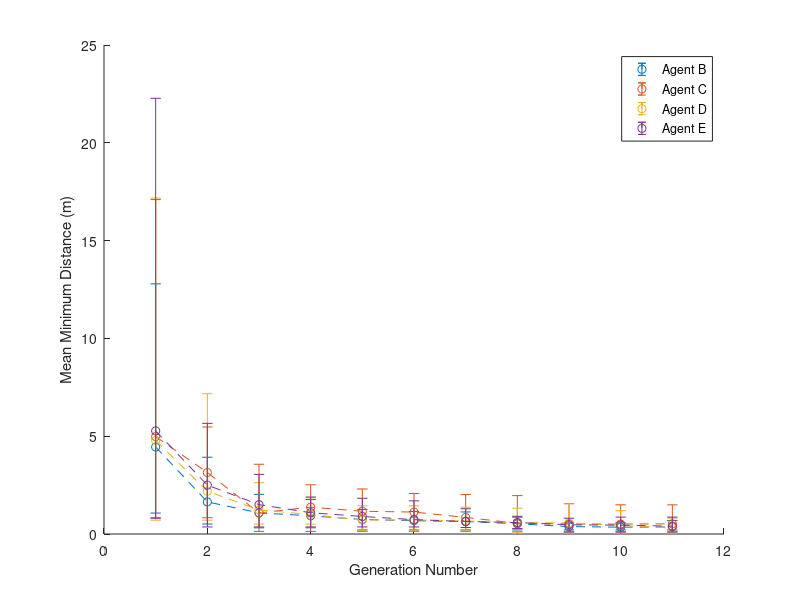

The MATLAB source for this figure:
clc
clear all
close all

x = 1:1:11;

Bgen1  = [10.8652969472 5.32130824359 4.14229003472 12.7891071381 3.92490614021 1.809127975 2.38484149282 1.3974928553 1.25662901724 1.51045202851 10.870810378 2.02680052371 3.09726585296 1.0703124193 4.25356668761];
Bgen2  = [0.5105164019 0.706618837322 0.828966306862 0.928619456236 1.0703124193 1.25199274359 1.25662901724 1.80935486682 3.09726585296 3.92490614021 2.38484149282 1.3974928553 2.02680052371 1.809127975 1.61968615327];
Bgen3  = [0.31558362821 0.5105164019 0.556666624126 0.628338230343 0.706618837322 0.798144235451 0.828966306862 1.05868480012 1.809127975 1.61968615327 1.25199274359 1.0703124193 1.7647443215 2.02680052371 1.25662901724];
Bgen4  = [0.31558362821 0.5105164019 0.556666624126 0.628338230343 0.628338230343 0.706618837322 0.746208318954 1.0703124193 1.61968615327 0.823601874062 1.35987630698 1.25662901724 0.798144235451 1.15340944251 1.7647443215];
Bgen5  = [0.208078169788 0.31558362821 0.5105164019 0.556666624126 0.610055814879 0.628338230343 0.628338230343 0.750205739415 1.25662901724 0.826533378612 0.706618837322 1.14869515223 1.0703124193 1.15340944251 0.746208318954];    
Bgen6  = [0.208078169788 0.31558362821 0.495871598833 0.5105164019 0.556666624126 0.610055814879 0.628338230343 0.650579255429 0.746208318954 0.856476845111 1.15340944251 1.0703124193 0.706618837322 0.826533378612 0.859469964209];
Bgen7  = [0.208078169788 0.31395958641 0.31558362821 0.354891525561 0.495871598833 0.5105164019 0.556666624126 1.0703124193 0.789096759812 0.826533378612 0.610055814879 0.859469964209 1.12694335403 0.856476845111 0.628338230343];
Bgen8  = [0.208078169788 0.227231348874 0.31395958641 0.31558362821 0.354891525561 0.456660539849 0.49587159883 0.5105164019 0.574329628951 0.826533378612 0.556666624126 0.856476845111 0.610055814879 0.702328278675 0.859469964209];
Bgen9  = [0.208078169788 0.227231348874 0.267744739493 0.31395958641 0.31558362821 0.35066271935 0.354891525561 0.368192291121 0.574329628951 0.433753946289 0.456660539849 0.556666624126 0.52814951805 0.364391080449 0.357000306215];
Bgen10 = [0.208078169788 0.227231348874 0.227231348874 0.227231348874 0.258258228419 0.267744739493 0.31395958641 0.364391080449 0.574329628951 0.52814951805 0.556666624126 0.357000306215 0.354891525561 0.35066271935 0.433753946289];
Bgen11 = [0.208078169788 0.223113870467 0.227231348874 0.227231348874 0.227231348874 0.227231348874 0.258258228419 0.610317373276 0.686562516326 0.35066271935 0.52814951805 0.433753946289 0.31395958641 0.364391080449 0.478596855991];

Cgen1  = [17.0975534668 3.89134029876 5.47024060436 8.00351373937 3.73505224841 2.77847253516 5.96091648574 4.33891824876 1.77252943014 0.831231870865 6.91708962777 1.85207733116 3.56540584447 3.08730149782 5.36051442545];
Cgen2  = [0.831231870865 1.20852599293 1.28430282246 1.77252943014 1.85207733116 2.00840803936 2.43431536604 3.89134029876 5.45577368908 5.36051442545 5.47024060436 3.56540584447 3.73505224841 5.41311253899 2.87118535126];
Cgen3  = [0.130870897997 0.831231870865 1.04367338285 1.20852599293 1.28430282246 1.28430282246 1.77252943014 2.87118535126 2.08297271129 3.56540584447 2.43431536604 2.07152468864 2.51657320464 2.72485445399 2.16178486864];
Cgen4  = [0.130870897997 0.324345972976 0.501846776734 0.831231870865 1.04367338285 1.0901281666 1.16294850535 1.77252943014 2.51657320464 2.07152468864 1.55091400999 1.69512362327 2.43431536604 1.28430282246 2.16178486864];
Cgen5  = [0.130870897997 0.324345972976 0.501846776734 0.672614302241 0.683750300905 0.831231870865 1.04367338285 2.30258235168 1.77252943014 1.55091400999 2.07152468864 1.64390826625 1.16294850535 1.69512362327 1.06528769796];
Cgen6  = [0.130870897997 0.324345972976 0.501846776734 0.672614302241 0.683750300905 0.767082898086 0.831231870865 1.55091400999 1.64390826625 1.46793664711 1.95929632349 2.07152468864 1.16294850535 1.04367338285 2.01610898221];
Cgen7  = [0.130870897997 0.139489097455 0.185973631593 0.324345972976 0.38857274847 0.501846776734 0.633275039928 1.04367338285 1.96281649374 0.767082898086 2.01610898221 1.46793664711 0.831231870865 0.672614302241 1.64390826625];
Cgen8  = [0.112441223188 0.130870897997 0.139489097455 0.185973631593 0.324345972976 0.388556596545 0.38857274847 0.672614302241 0.767082898086 1.96281649374 0.831231870865 0.531394573173 0.501846776734 0.704562047604 0.633275039928];
Cgen9  = [0.112441223188 0.130870897997 0.139489097455 0.185973631593 0.264991879258 0.324345972976 0.388556596545 0.704562047604 1.55225135282 0.531394573173 0.767082898086 0.672614302241 0.38857274847 0.722816799056 0.777028745598];
Cgen10 = [0.112441223188 0.130870897997 0.139489097455 0.185973631593 0.264991879258 0.270209089957 0.324345972976 0.692965887832 0.777028745598 1.49106372677 1.1815831278 0.531394573173 0.388556596545 0.767082898086 0.383444920303];
Cgen11 = [0.112441223188 0.130870897997 0.139489097455 0.146624092952 0.185973631593 0.264991879258 0.270209089957 0.692965887832 0.271166057465 0.383444920303 1.49106372677 1.1815831278 0.388556596545 0.777028745598 1.35577174055];

Dgen1  = [17.174159308 5.01209167123 2.62149388529 10.3814555875 7.17241325875 0.935128310313 2.77321773102 0.98947961146 2.05644940006 2.56353555856 8.85368126144 0.95616320612 5.91817888818 0.706335551083 3.67039751554];
Dgen2  = [0.706335551083 0.837293853909 0.935128310313 0.95616320612 0.98947961146 0.98947961146 1.36522750144 3.67039751554 2.43394636907 7.17241325875 2.56353555856 2.13841662919 2.62149388529 2.05644940006 3.37950276473];
Dgen3  = [0.505938388298 0.706335551083 0.745364877121 0.837293853909 0.891787744345 0.893749675764 0.935128310313 2.56353555856 1.8539835223 1.36522750144 1.17584064145 1.43278829074 0.98947961146 0.95616320612 2.62149388529];
Dgen4  = [0.505938388298 0.554232413568 0.706335551083 0.745364877121 0.837293853909 0.891787744345 0.893749675764 1.8539835223 0.98947961146 1.00424998499 1.43278829074 1.44098686654 0.95616320612 0.935128310313 1.2520744622];
Dgen5  = [0.161416904731 0.246024322384 0.389515010672 0.442202590879 0.505938388298 0.554232413568 0.629804833267 1.19240218688 0.893749675764 0.891787744345 0.837293853909 1.44098686654 0.706335551083 0.98947961146 0.745364877121];
Dgen6  = [0.161416904731 0.246024322384 0.389515010672 0.406782880182 0.442202590879 0.505938388298 0.554232413568 1.22233501181 1.44098686654 0.629804833267 0.98947961146 0.891787744345 1.19240218688 0.745364877121 1.03568635844];
Dgen7  = [0.161416904731 0.246024322384 0.280557029585 0.389515010672 0.406782880182 0.435440609666 0.442202590879 0.505938388298 0.891787744345 0.629804833267 1.03277437747 1.36960714435 1.03568635844 1.19240218688 0.98947961146];
Dgen8  = [0.0469083430663 0.161416904731 0.246024322384 0.280557029585 0.389515010672 0.406782880182 0.435440609666 0.98947961146 0.442202590879 0.891787744345 0.488341073884 1.32093388292 0.458558837934 1.03568635844 1.19240218688];
Dgen9  = [0.0469083430663 0.161416904731 0.246024322384 0.268154889699 0.280557029585 0.343088768329 0.352303890888 0.442202590879 0.389515010672 1.19240218688 1.03568635844 1.32093388292 0.435440609666 0.488341073884 1.54323663219];
Dgen10 = [0.0469083430663 0.0469083430663 0.161416904731 0.207290659214 0.246024322384 0.262297438458 0.268154889699 1.19240218688 1.14762894373 0.435798678502 0.316765442659 1.03568635844 0.435440609666 0.352303890888 0.376473393425];
Dgen11 = [0.0469083430663 0.0469083430663 0.161416904731 0.207290659214 0.246024322384 0.259333081459 0.262297438458 0.376473393425 0.271790655014 0.811161016957 0.435440609666 0.331643770133 0.435798678502 0.352303890888 0.563588938902];

Egen1  = [22.2739113865 4.86667822269 3.04698158068 8.70897781258 4.51986277392 2.56960011668 3.44870927963 2.13138567584 1.61631253579 0.805924904498 10.167990083 1.56340957071 5.0073842625 2.68709601709 5.65596249651];
Egen2  = [0.360964058173 0.599202600349 0.805924904498 1.03102300937 1.56340957071 1.61631253579 1.93227625834 2.68709601709 4.51986277392 2.56960011668 5.0073842625 2.6344546983 5.65596249651 3.04698158068 3.44870927963];
Egen3  = [0.360964058173 0.599202600349 0.679536667403 0.686916116266 0.805924904498 1.03102300937 1.3112397859 1.695793474 1.60987993501 3.04698158068 2.68709601709 1.61631253579 1.89015161955 1.93227625834 2.56960011668];
Egen4  = [0.360964058173 0.501932168607 0.599202600349 0.679536667403 0.686916116266 0.688861269065 0.805924904498 1.89015161955 1.3112397859 1.695793474 1.61631253579 1.03102300937 1.56549177332 1.29163916935 1.60987993501];
Egen5  = [0.360964058173 0.491625192159 0.501932168607 0.562637072299 0.599202600349 0.614040715543 0.679536667403 1.03102300937 0.688861269065 0.686916116266 1.82724193275 0.805924904498 1.695793474 1.29163916935 1.60987993501];
Egen6  = [0.360964058173 0.466433940845 0.491625192159 0.501932168607 0.562637072299 0.599202600349 0.606030736175 0.845768649507 0.91832353891 0.614040715543 0.679536667403 0.688861269065 0.686916116266 1.695793474 1.29163916935];
Egen7  = [0.33242955326 0.360964058173 0.466433940845 0.491625192159 0.499607722508 0.501932168607 0.562637072299 0.606030736175 0.599202600349 1.29163916935 0.656265419409 0.686916116266 0.845768649507 0.807005108202 0.905357860563];
Egen8  = [0.283425357497 0.33242955326 0.360964058173 0.466433940845 0.491625192159 0.499607722508 0.501932168607 0.686916116266 0.546500988729 0.90535786056 0.807005108202 0.606030736175 0.656265419409 0.845768649507 0.787227037829];
Egen9  = [0.100627486158 0.158082408823 0.283425357497 0.33242955326 0.360964058173 0.433428772441 0.445554429838 0.603893505944 0.787227037829 0.499607722508 0.656265419409 0.454203320575 0.501932168607 0.807005108202 0.622342655702];
Egen10 = [0.100627486158 0.158082408823 0.283425357497 0.325259037667 0.33242955326 0.360964058173 0.423840771906 0.622342655702 0.433428772441 0.807005108202 0.863505070995 0.603893505944 0.445554429838 0.55429604113 0.501932168607];
Egen11 = [0.100627486158 0.142413157895 0.158082408823 0.283425357497 0.325259037667 0.33242955326 0.360964058173 0.554296041133 0.863505070995 0.603893505944 0.622342655702 0.423840771906 0.429362927367 0.394108972569 0.445554429838];

B = [mean(Bgen1) mean(Bgen2) mean(Bgen3) mean(Bgen4) mean(Bgen5) mean(Bgen6) mean(Bgen7) mean(Bgen8) mean(Bgen9) mean(Bgen10) mean(Bgen11)]
C = [mean(Cgen1) mean(Cgen2) mean(Bgen3) mean(Cgen4) mean(Cgen5) mean(Cgen6) mean(Cgen7) mean(Cgen8) mean(Cgen9) mean(Cgen10) mean(Cgen11)]
D = [mean(Dgen1) mean(Dgen2) mean(Dgen3) mean(Dgen4) mean(Dgen5) mean(Dgen6) mean(Dgen7) mean(Dgen8) mean(Dgen9) mean(Dgen10) mean(Dgen11)]
E = [mean(Egen1) mean(Egen2) mean(Egen3) mean(Egen4) mean(Egen5) mean(Egen6) mean(Egen7) mean(Egen8) mean(Egen9) mean(Egen10) mean(Egen11)]

NegBerr = abs(B - [min(Bgen1) min(Bgen2) min(Bgen3) min(Bgen4) min(Bgen5) min(Bgen6) min(Bgen7) min(Bgen8) min(Bgen9) min(Bgen10) min(Bgen11)]);
NegCerr = abs(C - [min(Cgen1) min(Cgen2) min(Cgen3) min(Cgen4) min(Cgen5) min(Cgen6) min(Cgen7) min(Cgen8) min(Cgen9) min(Cgen10) min(Cgen11)]);
NegDerr = abs(D - [min(Dgen1) min(Dgen2) min(Dgen3) min(Dgen4) min(Dgen5) min(Dgen6) min(Dgen7) min(Dgen8) min(Dgen9) min(Dgen10) min(Dgen11)]);
NegEerr = abs(E - [min(Egen1) min(Egen2) min(Egen3) min(Egen4) min(Egen5) min(Egen6) min(Egen7) min(Egen8) min(Egen9) min(Egen10) min(Egen11)]);

PosBerr = abs(B - [max(Bgen1) max(Bgen2) max(Bgen3) max(Bgen4) max(Bgen5) max(Bgen6) max(Bgen7) max(Bgen8) max(Bgen9) max(Bgen10) max(Bgen11)]);
PosCerr = abs(C - [max(Cgen1) max(Cgen2) max(Cgen3) max(Cgen4) max(Cgen5) max(Cgen6) max(Cgen7) max(Cgen8) max(Cgen9) max(Cgen10) max(Cgen11)]);
PosDerr = abs(D - [max(Dgen1) max(Dgen2) max(Dgen3) max(Dgen4) max(Dgen5) max(Dgen6) max(Dgen7) max(Dgen8) max(Dgen9) max(Dgen10) max(Dgen11)]);
PosEerr = abs(E - [max(Egen1) max(Egen2) max(Egen3) max(Egen4) max(Egen5) max(Egen6) max(Egen7) max(Egen8) max(Egen9) max(Egen10) max(Egen11)]);

hold on
errorbar(x, B, NegBerr, PosBerr, '--o')
errorbar(x, C, NegCerr, PosCerr, '--o')
errorbar(x, D, NegDerr, PosDerr, '--o')
errorbar(x, E, NegEerr, PosEerr, '--o')
legend('Agent B', 'Agent C', 'Agent D', 'Agent E')
xlabel('Generation Number')
ylabel('Mean Minimum Distance (m)')
xlim([0,12])
